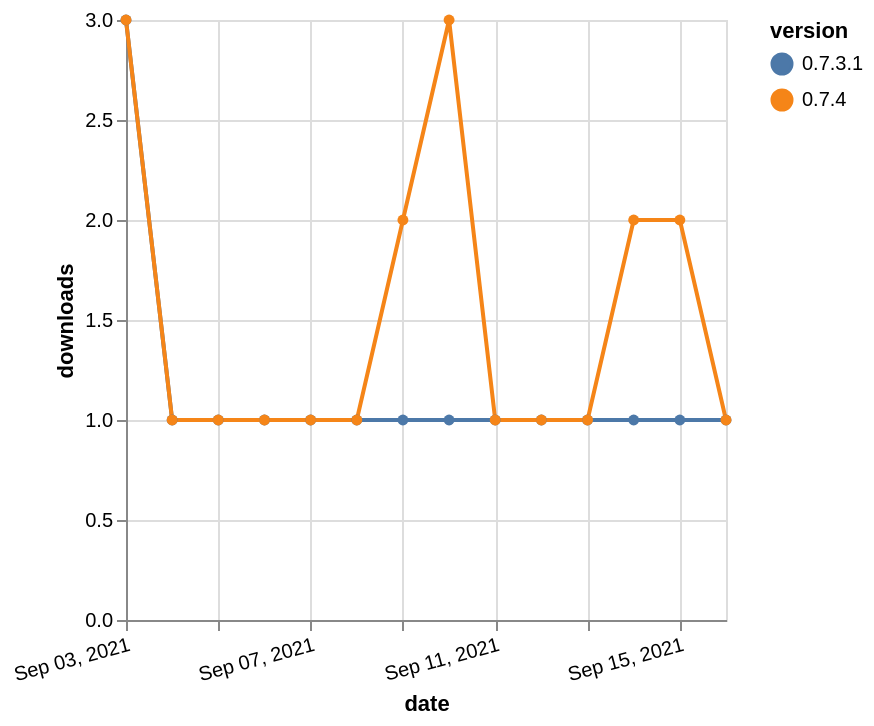

Here is the Vega-Lite specification saved for this chart:
### Vega-Lite specification from a JSON file in a GitHub repository (floating-point values rounded to 4 significant figures)
{"$schema": "https://vega.github.io/schema/vega-lite/v5.json", "description": "A simple bar chart with embedded data.", "data": {"values": [{"date": "2021-09-03", "total": 125, "delta": 3, "version": "0.7.3.1"}, {"date": "2021-09-04", "total": 126, "delta": 1, "version": "0.7.3.1"}, {"date": "2021-09-05", "total": 127, "delta": 1, "version": "0.7.3.1"}, {"date": "2021-09-06", "total": 128, "delta": 1, "version": "0.7.3.1"}, {"date": "2021-09-07", "total": 129, "delta": 1, "version": "0.7.3.1"}, {"date": "2021-09-08", "total": 130, "delta": 1, "version": "0.7.3.1"}, {"date": "2021-09-09", "total": 131, "delta": 1, "version": "0.7.3.1"}, {"date": "2021-09-10", "total": 132, "delta": 1, "version": "0.7.3.1"}, {"date": "2021-09-11", "total": 133, "delta": 1, "version": "0.7.3.1"}, {"date": "2021-09-12", "total": 134, "delta": 1, "version": "0.7.3.1"}, {"date": "2021-09-13", "total": 135, "delta": 1, "version": "0.7.3.1"}, {"date": "2021-09-14", "total": 136, "delta": 1, "version": "0.7.3.1"}, {"date": "2021-09-15", "total": 137, "delta": 1, "version": "0.7.3.1"}, {"date": "2021-09-16", "total": 138, "delta": 1, "version": "0.7.3.1"}, {"date": "2021-09-03", "total": 66, "delta": 3, "version": "0.7.4"}, {"date": "2021-09-04", "total": 67, "delta": 1, "version": "0.7.4"}, {"date": "2021-09-05", "total": 68, "delta": 1, "version": "0.7.4"}, {"date": "2021-09-06", "total": 69, "delta": 1, "version": "0.7.4"}, {"date": "2021-09-07", "total": 70, "delta": 1, "version": "0.7.4"}, {"date": "2021-09-08", "total": 71, "delta": 1, "version": "0.7.4"}, {"date": "2021-09-09", "total": 73, "delta": 2, "version": "0.7.4"}, {"date": "2021-09-10", "total": 76, "delta": 3, "version": "0.7.4"}, {"date": "2021-09-11", "total": 77, "delta": 1, "version": "0.7.4"}, {"date": "2021-09-12", "total": 78, "delta": 1, "version": "0.7.4"}, {"date": "2021-09-13", "total": 79, "delta": 1, "version": "0.7.4"}, {"date": "2021-09-14", "total": 81, "delta": 2, "version": "0.7.4"}, {"date": "2021-09-15", "total": 83, "delta": 2, "version": "0.7.4"}, {"date": "2021-09-16", "total": 84, "delta": 1, "version": "0.7.4"}]}, "width": "container", "mark": {"type": "line", "point": {"filled": true}}, "encoding": {"x": {"field": "date", "type": "temporal", "timeUnit": "yearmonthdate", "title": "date", "axis": {"labelAngle": -15}}, "y": {"field": "delta", "type": "quantitative", "title": "downloads"}, "color": {"field": "version", "type": "nominal"}, "tooltip": {"field": "delta"}}}
